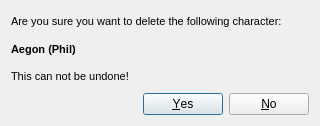
<?xml version="1.0" encoding="UTF-8"?>
<ui version="4.0">
 <class>DeleteCharacterDialog</class>
 <widget class="QDialog" name="DeleteCharacterDialog">
  <property name="geometry">
   <rect>
    <x>0</x>
    <y>0</y>
    <width>320</width>
    <height>126</height>
   </rect>
  </property>
  <property name="windowTitle">
   <string>Are you sure?</string>
  </property>
  <property name="autoFillBackground">
   <bool>false</bool>
  </property>
  <layout class="QVBoxLayout" name="verticalLayout_2">
   <item>
    <layout class="QVBoxLayout" name="verticalLayout">
     <item>
      <widget class="QLabel" name="label">
       <property name="font">
        <font>
         <pointsize>8</pointsize>
        </font>
       </property>
       <property name="text">
        <string>Are you sure you want to delete the following character:</string>
       </property>
      </widget>
     </item>
     <item>
      <widget class="QLabel" name="charLabel">
       <property name="font">
        <font>
         <pointsize>8</pointsize>
         <weight>75</weight>
         <bold>true</bold>
        </font>
       </property>
       <property name="text">
        <string>Aegon (Phil)</string>
       </property>
      </widget>
     </item>
     <item>
      <widget class="QLabel" name="label_3">
       <property name="font">
        <font>
         <pointsize>8</pointsize>
        </font>
       </property>
       <property name="text">
        <string>This can not be undone!</string>
       </property>
      </widget>
     </item>
    </layout>
   </item>
   <item>
    <widget class="QDialogButtonBox" name="buttonBox">
     <property name="orientation">
      <enum>Qt::Horizontal</enum>
     </property>
     <property name="standardButtons">
      <set>QDialogButtonBox::No|QDialogButtonBox::Yes</set>
     </property>
    </widget>
   </item>
  </layout>
 </widget>
 <resources/>
 <connections>
  <connection>
   <sender>buttonBox</sender>
   <signal>accepted()</signal>
   <receiver>DeleteCharacterDialog</receiver>
   <slot>accept()</slot>
   <hints>
    <hint type="sourcelabel">
     <x>248</x>
     <y>254</y>
    </hint>
    <hint type="destinationlabel">
     <x>157</x>
     <y>274</y>
    </hint>
   </hints>
  </connection>
  <connection>
   <sender>buttonBox</sender>
   <signal>rejected()</signal>
   <receiver>DeleteCharacterDialog</receiver>
   <slot>reject()</slot>
   <hints>
    <hint type="sourcelabel">
     <x>316</x>
     <y>260</y>
    </hint>
    <hint type="destinationlabel">
     <x>286</x>
     <y>274</y>
    </hint>
   </hints>
  </connection>
 </connections>
</ui>
